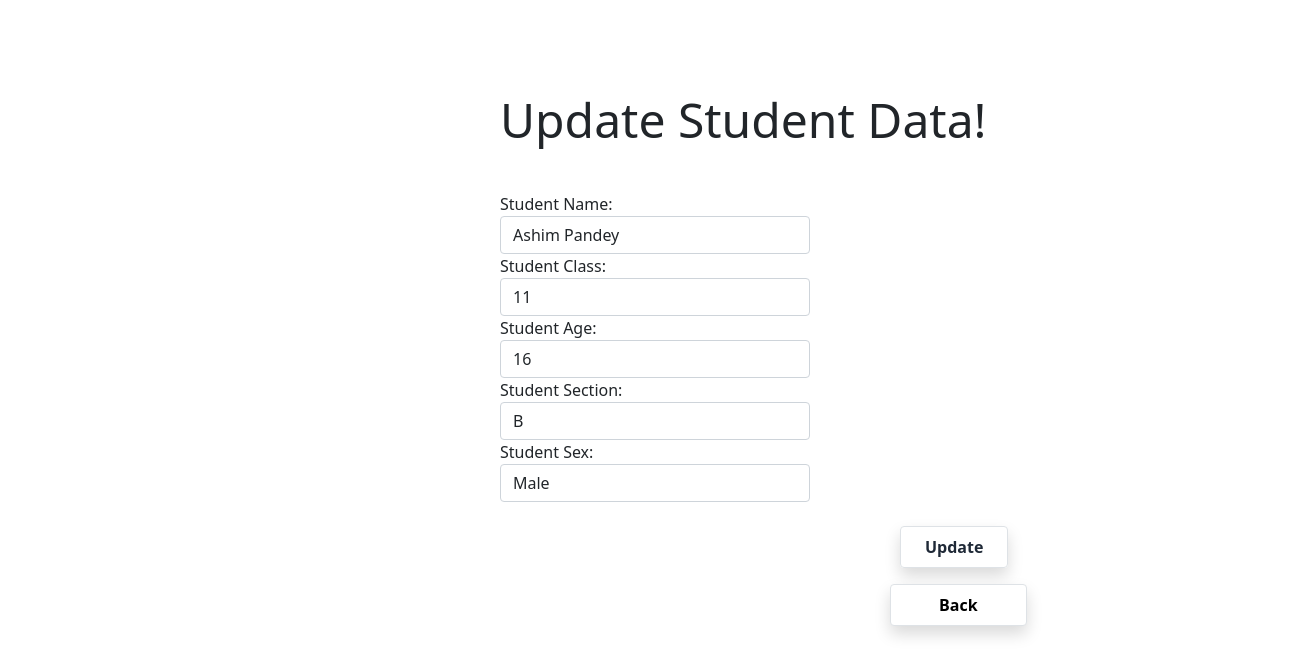
Page /edit/25 on the committed database.
### myapp/models.py (models this page shows)
class Student(models.Model):
    Student_ID = models.AutoField(primary_key=True)
    Student_Name = models.CharField(max_length=100)
    Student_Class = models.IntegerField(choices=STUDENT_CLASS_CHOICE)
    Student_Age = models.IntegerField()
    Student_Section = models.CharField(max_length=20,choices=STUDENT_SECTION_CHOICE)
    Student_Sex = models.CharField(max_length=20,choices=STUDENT_SEX_CHOICE)

### myapp/views.py (the view)
# urls.py: path('edit/<int:id>',views.edit, name='edit'),
def edit(request , id):
    if request.method == 'POST':
        student = Student.objects.get(Student_ID=id)
        form = StudentForm(request.POST,instance=student)
        if form.is_valid():
            form.save()
            messages.success(request, 'Student Updated Successfully !')
            return redirect('index')
    else:
        student = Student.objects.get(Student_ID=id)
        form = StudentForm(instance=student)
    return render(request,'update_student.html',{'form':form})

### myapp/forms.py
class StudentForm(forms.ModelForm):
    class Meta:
        model = Student
        fields = ('Student_Name','Student_Class','Student_Age','Student_Section','Student_Sex')
        widgets = {
            'Student_Name': forms.TextInput(attrs={'class':'form-control focus:shadow-outline'}) ,
            'Student_Class': forms.Select(attrs={'class':'form-control'}) ,
            'Student_Age': forms.NumberInput(attrs={'class':'form-control'}) ,
            'Student_Section': forms.Select(attrs={'class':'form-control'}) ,
            'Student_Sex': forms.Select(attrs={'class':'form-control'}) ,
        }

### templates/update_student.html (shortened to what this page needs)
<!doctype html>
<html lang="en">
<head>
    <link href="https://cdn.jsdelivr.net/npm/bootstrap@5.0.2/dist/css/bootstrap.min.css" rel="stylesheet"
>
</head>
<body>
    <br><br>
    <br><br>
    <h1 class="text-5xl" style="margin-left: 500px;">Update Student Data!</h1>
    <br><br>
    <form style="padding-left: 500px; padding-right: 500px" action="" method="POST">
        {{form.as_p}}
        <br>
        <div style="padding-left: 400px; padding-right: 400px" class="mb-3">
            <input class="g-white hover:bg-gray-100 text-gray-800 font-semibold py-2 px-4 border border-gray-400 rounded shadow" type="submit" value="Update">
        </div>
    </form>
    <button style="margin-left: 890px;"
    class="bg-white hover:bg-gray-100 text-gray-800 font-semibold py-2 px-5 border border-gray-400 rounded shadow">
    <a style="color: black;text-decoration: none;" href="{% url 'index' %}">
        Back
    </a>
</button>
<script src="https://cdn.tailwindcss.com"></script>
</body>
</html>

### rows in the picture
Student: Student_Name "Ashim Pandey", Student_Class "11", Student_Age "16", Student_Section "B", Student_Sex "Male"
